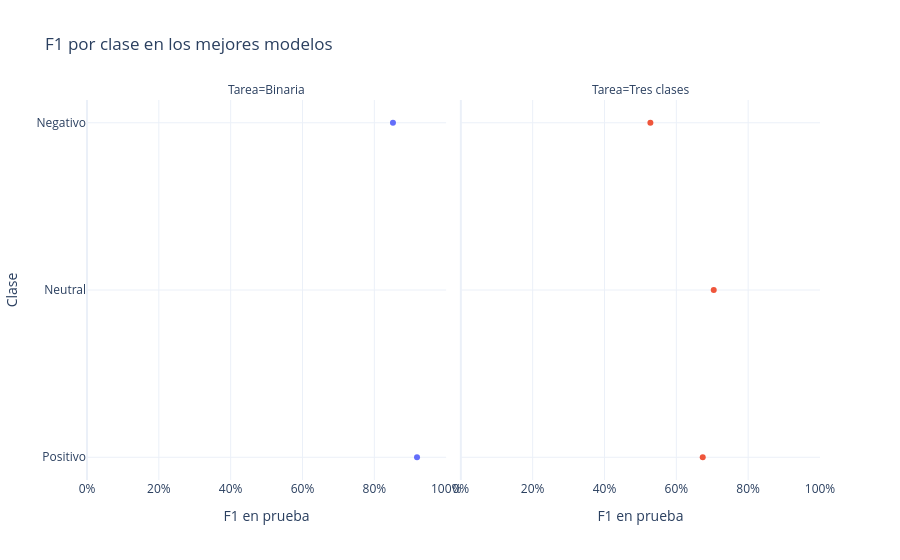

Write notebook code for a chart like this one.
### Markdown cell above
### Gráfico 8. Perfil de F1 por clase de los mejores modelos

Los diagramas radiales muestran el F1 de cada clase para el primer modelo de cada tarea. Los valores más cercanos al borde representan un resultado más alto para esa clase.

**Hallazgo principal:** en binaria, el F1 positivo (91.9%) supera al negativo (85.2%). En tres clases, el F1 negativo (52.8%) queda por debajo de neutral (70.4%) y positivo (67.3%). Así se identifica con claridad que los mensajes negativos siguen siendo el punto débil del mejor modelo de tres clases.

### Code cell
binary_class_metrics = pd.read_csv(
    results_dir / "bert_finetune_binary_test_results.csv"
).iloc[0]
three_class_metrics = pd.read_csv(
    results_dir / "ensemble_combo_test_results.csv"
)
three_class_metrics = three_class_metrics.loc[
    three_class_metrics["representation"] == three_top.iloc[0]["representation"]
].iloc[0]

class_scores = pd.DataFrame([
    {"tarea": "Binaria", "clase": "Negativo", "F1": binary_class_metrics["f1_negative"]},
    {"tarea": "Binaria", "clase": "Positivo", "F1": binary_class_metrics["f1_positive"]},
    {"tarea": "Tres clases", "clase": "Negativo", "F1": three_class_metrics["f1_negative"]},
    {"tarea": "Tres clases", "clase": "Neutral", "F1": three_class_metrics["f1_neutral"]},
    {"tarea": "Tres clases", "clase": "Positivo", "F1": three_class_metrics["f1_positive"]},
])

fig = px.scatter(
    class_scores,
    x="F1",
    y="clase",
    color="tarea",
    facet_col="tarea",
    category_orders={"clase": ["Negativo", "Neutral", "Positivo"]},
    title="F1 por clase en los mejores modelos",
    labels={"F1": "F1 en prueba", "clase": "Clase", "tarea": "Tarea"},
    template="plotly_white",
)
fig.update_xaxes(range=[0, 1], tickformat=".0%", matches=None)
fig.update_layout(showlegend=False)
fig.show()

### Figure 1 — Plotly figure (JSON) as saved in the notebook; plotly's stock layout.template omitted (floating-point values rounded to 4 significant figures)
{"data": [{"hovertemplate": "Tarea=Binaria<br>F1 en prueba=%{x}<br>Clase=%{y}<extra></extra>", "legendgroup": "Binaria", "marker": {"color": "#636efa", "symbol": "circle"}, "mode": "markers", "name": "Binaria", "orientation": "h", "showlegend": true, "type": "scatter", "x": [0.8519, 0.9188], "xaxis": "x", "y": ["Negativo", "Positivo"], "yaxis": "y"}, {"hovertemplate": "Tarea=Tres clases<br>F1 en prueba=%{x}<br>Clase=%{y}<extra></extra>", "legendgroup": "Tres clases", "marker": {"color": "#EF553B", "symbol": "circle"}, "mode": "markers", "name": "Tres clases", "orientation": "h", "showlegend": true, "type": "scatter", "x": [0.5278, 0.7042, 0.6735], "xaxis": "x2", "y": ["Negativo", "Neutral", "Positivo"], "yaxis": "y2"}], "layout": {"annotations": [{"font": {}, "showarrow": false, "text": "Tarea=Binaria", "x": 0.245, "xanchor": "center", "xref": "paper", "y": 1, "yanchor": "bottom", "yref": "paper"}, {"font": {}, "showarrow": false, "text": "Tarea=Tres clases", "x": 0.755, "xanchor": "center", "xref": "paper", "y": 1, "yanchor": "bottom", "yref": "paper"}], "legend": {"title": {"text": "Tarea"}, "tracegroupgap": 0}, "showlegend": false, "title": {"text": "F1 por clase en los mejores modelos"}, "xaxis": {"anchor": "y", "domain": [0, 0.49], "range": [0, 1], "tickformat": ".0%", "title": {"text": "F1 en prueba"}}, "xaxis2": {"anchor": "y2", "domain": [0.51, 1], "range": [0, 1], "tickformat": ".0%", "title": {"text": "F1 en prueba"}}, "yaxis": {"anchor": "x", "categoryarray": ["Positivo", "Neutral", "Negativo"], "categoryorder": "array", "domain": [0, 1], "title": {"text": "Clase"}}, "yaxis2": {"anchor": "x2", "domain": [0, 1], "matches": "y", "showticklabels": false}}}
